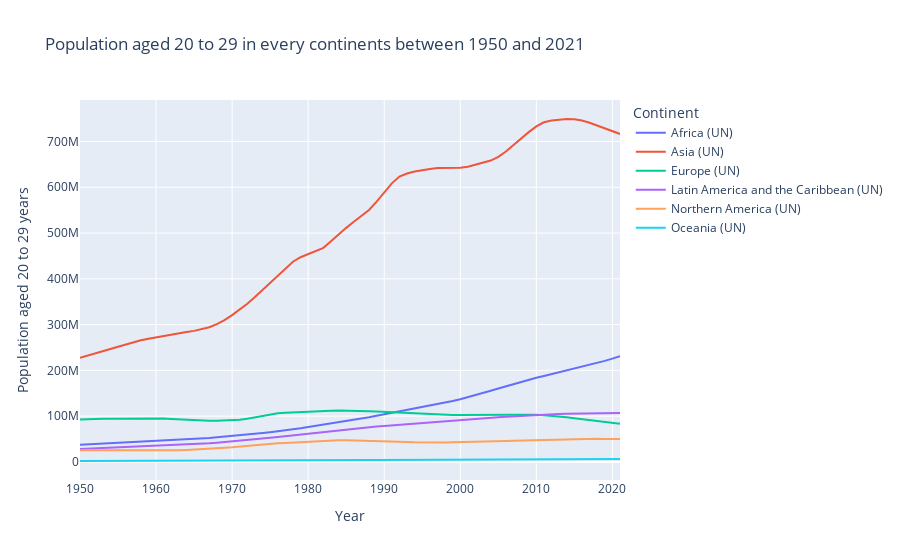

Notebook code cell kept with this figure:
### Markdown cell above
This plot represents the data for young people (20 to 29 years) in each continent.

We see a clear tendency for Africa which sees it young adult population increase rapidly. On the other hand, after a continuous growth in Asia, this one is going downwards, it might be explained by the "one child policy", which had been abolished in 2015, in ruled since 1979.

Finally, the European young adult population is decreasing, this may be the sign of a decreasing fertility within European countries but also with population who do not wish to have children. Moreover, the issue is not that recent as the population started to decline in 1986.

### Code cell
# Filter the DataFrame to select data related to other continents
continents_data = filtered_pop[~filtered_pop['Continents and World'].isin(['World'])]

# Columns to include in the plot
columns_to_plot = ['Population aged 20 to 29 years']

# Create an interactive line plot with multiple curves using Plotly Express 
fig = px.line(continents_data, x='Year', y='Population aged 20 to 29 years', color='Continents and World', 
              title='Population aged 20 to 29 in every continents between 1950 and 2021', 
              labels={'value': 'Population', 'Year': 'Year', 'Continents and World': 'Continent'})

# Show the interactive line plot
fig.show()
